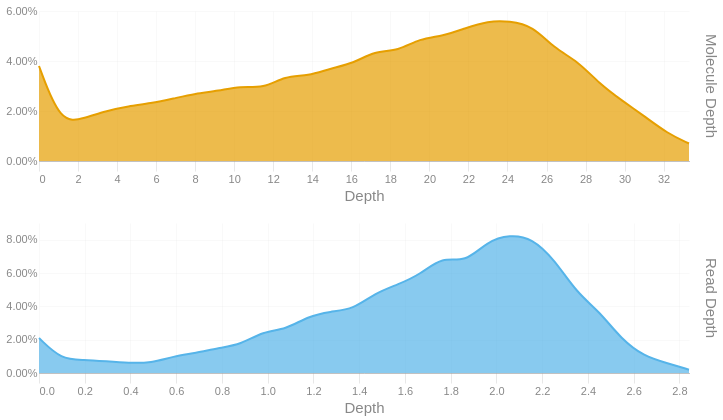

The cell this chart's notebook holds for it:
### Code cell
readdep = depth_hist(tb['Read Depth'], q99, 3)
readdep = readdep.with_columns(pl.lit('Read Depth').alias('Metric'))
if not SKIPLR:
    moldep = depth_hist(tb['Molecule Depth'], mol_q99, 1)
    moldep = moldep.with_columns(pl.lit('Molecule Depth').alias('Metric'))
    _hist = pl.concat([readdep, moldep])
    _hist = _hist.filter(pl.col('Proportion') != 0)
    with SafeRender(_hist):
        (
            alt.Chart(_hist)        
            .mark_area(interpolate = "basis")
            .encode(
                x=alt.X('Bin:Q').scale(domainMin=0).axis(alt.Axis(title='Depth')),
                y = alt.Y('Proportion:Q', title = None).axis(format = '.2%'),
                color = alt.Color('Metric:N').legend(None),
                row = alt.Row("Metric:N").header(title = None, labelOrient = 'right'),
                tooltip = [
                    alt.Tooltip("Metric:N", title = "Metric"),
                    alt.Tooltip('Interval:N', title = "Depth Interval"),
                    alt.Tooltip('Proportion:Q', title = "% Alignments").format('.2%')
                ]
            )
            .resolve_scale(x='independent', y='independent')
            .properties(
                height = 150, width = 650,
                usermeta={'embedOptions': {'downloadFileName': f'{samplename}.depth.hist'}}
            )
        ).display()
else:
    readdep = readdep.filter(pl.col('Proportion') != 0)
    with SafeRender(readdep):
        (
            alt.Chart(readdep)        
            .mark_area(interpolate = "basis")
            .encode(
                x=alt.X('Bin:Q').scale(domainMin=0).axis(alt.Axis(title='Depth')),
                y = alt.Y('Proportion:Q', title = None).axis(format = '.2%'),
                tooltip = [
                    alt.Tooltip('Interval:N', title = "Depth Interval"),
                    alt.Tooltip('Proportion:Q', title = "% Alignments").format('.2%')
                ]
            )
            .properties(
                usermeta={'embedOptions': {'downloadFileName': f'{samplename}.depth.hist'}}
            )
        ).display()

### Figure 1 — Vega-Lite specification as saved in the notebook (floating-point values rounded to 4 significant figures)
{"width": 650, "height": 150, "config": {"title": {"anchor": "start", "dy": -15, "fontSize": 18, "color": "#888888", "subtitleColor": "#888888", "subtitleFontSize": 14}, "arc": {"fill": "#0072B2"}, "axis": {"domainColor": "#888888", "domainWidth": 0.5, "gridWidth": 0.2, "grid": false, "titleFontWeight": 400, "titleFontSize": 15, "labelFontSize": 11, "labelColor": "#888888", "tickColor": "#888888", "tickWidth": 0.2, "titleColor": "#888888"}, "axisBand": {"grid": false}, "axisX": {"grid": true, "tickSize": 10, "domainCap": "round"}, "axisY": {"domain": false, "grid": true, "tickSize": 0, "domainCap": "round"}, "background": "transparent", "header": {"labelFontSize": 15, "labelColor": "#888888", "titleFontSize": 15, "titleFontWeight": 600, "titleColor": "#888888"}, "legend": {"labelFont": "sans-serif", "labelFontSize": 12, "labelColor": "#888888", "symbolSize": 100, "symbolType": "circle", "titleFontSize": 12, "titlePadding": 10, "titleColor": "#888888", "title": null}, "range": {"category": ["#E69F00", "#56B4E9", "#009E73", "#F0E442", "#0072B2", "#D55E00", "#CC79A7", "#000000"], "diverging": ["#cfe8f3", "#a2d4ec", "#73bfe2", "#46abdb", "#1696d2", "#12719e"]}, "area": {"fill": "#0072B2", "fillOpacity": 0.7, "line": true, "strokeOpacity": 0.7}, "line": {"color": "#0072B2", "stroke": "#0072B2", "strokeWidth": 2}, "trail": {"color": "#0072B2", "stroke": "#0072B2", "strokeWidth": 0, "size": 1}, "point": {"filled": true, "fillOpacity": 1.0, "size": 95}, "text": {"color": "#888888", "fontSize": 11, "align": "right", "fontWeight": 400, "size": 11}, "bar": {"fill": "#0072B2", "stroke": null}, "view": {"stroke": null, "continuousWidth": 660, "continuousHeight": 400}}, "data": {"name": "data-1b23dd7712d518da4fa76124e78c6e4b"}, "mark": {"type": "area", "interpolate": "basis"}, "encoding": {"color": {"field": "Metric", "legend": null, "type": "nominal"}, "row": {"field": "Metric", "header": {"title": null, "labelOrient": "right"}, "type": "nominal"}, "tooltip": [{"field": "Metric", "title": "Metric", "type": "nominal"}, {"field": "Interval", "title": "Depth Interval", "type": "nominal"}, {"field": "Proportion", "format": ".2%", "title": "% Alignments", "type": "quantitative"}], "x": {"axis": {"title": "Depth"}, "field": "Bin", "scale": {"domainMin": 0}, "type": "quantitative"}, "y": {"axis": {"format": ".2%"}, "field": "Proportion", "title": null, "type": "quantitative"}}, "resolve": {"scale": {"x": "independent", "y": "independent"}}, "usermeta": {"embedOptions": {"downloadFileName": "S6_Kennetcook_3560.depth.hist"}}, "$schema": "https://vega.github.io/schema/vega-lite/v6.1.0.json", "datasets": {"data-1b23dd7712d518da4fa76124e78c6e4b": [{"Bin": 0.0, "Interval": "0.0-0.098", "Proportion": 0.021, "Metric": "Read Depth"}, {"Bin": 0.098, "Interval": "0.098-0.196", "Proportion": 0.008, "Metric": "Read Depth"}, {"Bin": 0.196, "Interval": "0.196-0.294", "Proportion": 0.008, "Metric": "Read Depth"}, {"Bin": 0.294, "Interval": "0.294-0.392", "Proportion": 0.007, "Metric": "Read Depth"}, {"Bin": 0.392, "Interval": "0.392-0.49", "Proportion": 0.006, "Metric": "Read Depth"}, {"Bin": 0.49, "Interval": "0.49-0.588", "Proportion": 0.006, "Metric": "Read Depth"}, {"Bin": 0.588, "Interval": "0.588-0.686", "Proportion": 0.01, "Metric": "Read Depth"}, {"Bin": 0.686, "Interval": "0.686-0.784", "Proportion": 0.012, "Metric": "Read Depth"}, {"Bin": 0.784, "Interval": "0.784-0.882", "Proportion": 0.015, "Metric": "Read Depth"}, {"Bin": 0.882, "Interval": "0.882-0.98", "Proportion": 0.017, "Metric": "Read Depth"}, {"Bin": 0.98, "Interval": "0.98-1.078", "Proportion": 0.025, "Metric": "Read Depth"}, {"Bin": 1.078, "Interval": "1.078-1.176", "Proportion": 0.026, "Metric": "Read Depth"}, {"Bin": 1.176, "Interval": "1.176-1.274", "Proportion": 0.034, "Metric": "Read Depth"}, {"Bin": 1.274, "Interval": "1.274-1.372", "Proportion": 0.037, "Metric": "Read Depth"}, {"Bin": 1.372, "Interval": "1.372-1.47", "Proportion": 0.038, "Metric": "Read Depth"}, {"Bin": 1.47, "Interval": "1.47-1.568", "Proportion": 0.048, "Metric": "Read Depth"}, {"Bin": 1.568, "Interval": "1.568-1.666", "Proportion": 0.053, "Metric": "Read Depth"}, {"Bin": 1.666, "Interval": "1.666-1.764", "Proportion": 0.059, "Metric": "Read Depth"}, {"Bin": 1.764, "Interval": "1.764-1.862", "Proportion": 0.07, "Metric": "Read Depth"}, {"Bin": 1.862, "Interval": "1.862-1.96", "Proportion": 0.066, "Metric": "Read Depth"}, {"Bin": 1.96, "Interval": "1.96-2.058", "Proportion": 0.079, "Metric": "Read Depth"}, {"Bin": 2.058, "Interval": "2.058-2.156", "Proportion": 0.083, "Metric": "Read Depth"}, {"Bin": 2.156, "Interval": "2.156-2.254", "Proportion": 0.081, "Metric": "Read Depth"}, {"Bin": 2.254, "Interval": "2.254-2.352", "Proportion": 0.068, "Metric": "Read Depth"}, {"Bin": 2.352, "Interval": "2.352-2.45", "Proportion": 0.048, "Metric": "Read Depth"}, {"Bin": 2.45, "Interval": "2.45-2.548", "Proportion": 0.037, "Metric": "Read Depth"}, {"Bin": 2.548, "Interval": "2.548-2.646", "Proportion": 0.02, "Metric": "Read Depth"}, {"Bin": 2.646, "Interval": "2.646-2.744", "Proportion": 0.01, "Metric": "Read Depth"}, {"Bin": 2.744, "Interval": "2.744-2.842", "Proportion": 0.006, "Metric": "Read Depth"}, {"Bin": 2.842, "Interval": "2.842-2.94", "Proportion": 0.002, "Metric": "Read Depth"}, {"Bin": 0.0, "Interval": "0.0-1.1", "Proportion": 0.038, "Metric": "Molecule Depth"}, {"Bin": 1.1, "Interval": "1.1-2.3", "Proportion": 0.015, "Metric": "Molecule Depth"}, {"Bin": 2.3, "Interval": "2.3-3.4", "Proportion": 0.017, "Metric": "Molecule Depth"}, {"Bin": 3.4, "Interval": "3.4-4.6", "Proportion": 0.02, "Metric": "Molecule Depth"}, {"Bin": 4.6, "Interval": "4.6-5.7", "Proportion": 0.022, "Metric": "Molecule Depth"}, {"Bin": 5.7, "Interval": "5.7-6.9", "Proportion": 0.023, "Metric": "Molecule Depth"}, {"Bin": 6.9, "Interval": "6.9-8.0", "Proportion": 0.025, "Metric": "Molecule Depth"}, {"Bin": 8.0, "Interval": "8.0-9.2", "Proportion": 0.027, "Metric": "Molecule Depth"}, {"Bin": 9.2, "Interval": "9.2-10.3", "Proportion": 0.028, "Metric": "Molecule Depth"}, {"Bin": 10.3, "Interval": "10.3-11.5", "Proportion": 0.03, "Metric": "Molecule Depth"}, {"Bin": 11.5, "Interval": "11.5-12.6", "Proportion": 0.029, "Metric": "Molecule Depth"}, {"Bin": 12.6, "Interval": "12.6-13.8", "Proportion": 0.034, "Metric": "Molecule Depth"}, {"Bin": 13.8, "Interval": "13.8-14.9", "Proportion": 0.034, "Metric": "Molecule Depth"}, {"Bin": 14.9, "Interval": "14.9-16.1", "Proportion": 0.037, "Metric": "Molecule Depth"}, {"Bin": 16.1, "Interval": "16.1-17.2", "Proportion": 0.039, "Metric": "Molecule Depth"}, {"Bin": 17.2, "Interval": "17.2-18.4", "Proportion": 0.044, "Metric": "Molecule Depth"}, {"Bin": 18.4, "Interval": "18.4-19.5", "Proportion": 0.044, "Metric": "Molecule Depth"}, {"Bin": 19.5, "Interval": "19.5-20.7", "Proportion": 0.049, "Metric": "Molecule Depth"}, {"Bin": 20.7, "Interval": "20.7-21.8", "Proportion": 0.05, "Metric": "Molecule Depth"}, {"Bin": 21.8, "Interval": "21.8-23.0", "Proportion": 0.053, "Metric": "Molecule Depth"}, {"Bin": 23.0, "Interval": "23.0-24.1", "Proportion": 0.056, "Metric": "Molecule Depth"}, {"Bin": 24.1, "Interval": "24.1-25.3", "Proportion": 0.056, "Metric": "Molecule Depth"}, {"Bin": 25.3, "Interval": "25.3-26.4", "Proportion": 0.054, "Metric": "Molecule Depth"}, {"Bin": 26.4, "Interval": "26.4-27.6", "Proportion": 0.045, "Metric": "Molecule Depth"}, {"Bin": 27.6, "Interval": "27.6-28.7", "Proportion": 0.04, "Metric": "Molecule Depth"}, {"Bin": 28.7, "Interval": "28.7-29.9", "Proportion": 0.031, "Metric": "Molecule Depth"}, {"Bin": 29.9, "Interval": "29.9-31.0", "Proportion": 0.024, "Metric": "Molecule Depth"}, {"Bin": 31.0, "Interval": "31.0-32.2", "Proportion": 0.018, "Metric": "Molecule Depth"}, {"Bin": 32.2, "Interval": "32.2-33.3", "Proportion": 0.011, "Metric": "Molecule Depth"}, {"Bin": 33.3, "Interval": "33.3-34.47", "Proportion": 0.007, "Metric": "Molecule Depth"}]}}
